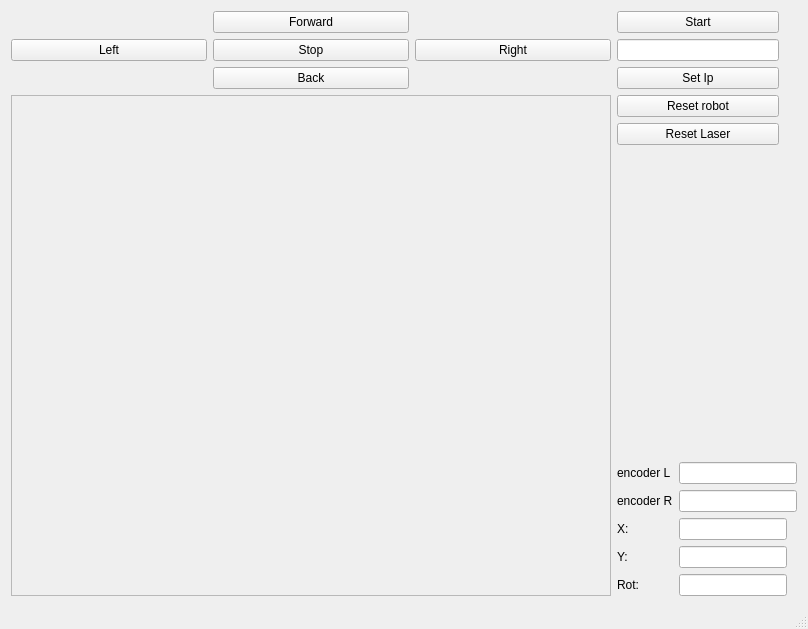
<?xml version="1.0" encoding="UTF-8"?>
<ui version="4.0">
 <class>MainWindow</class>
 <widget class="QMainWindow" name="MainWindow">
  <property name="geometry">
   <rect>
    <x>0</x>
    <y>0</y>
    <width>808</width>
    <height>629</height>
   </rect>
  </property>
  <property name="windowTitle">
   <string>MainWindow</string>
  </property>
  <widget class="QWidget" name="centralWidget">
   <layout class="QGridLayout" name="gridLayout">
    <item row="1" column="1">
     <layout class="QVBoxLayout" name="verticalLayout">
      <item>
       <widget class="QPushButton" name="pushButton_9">
        <property name="sizePolicy">
         <sizepolicy hsizetype="Fixed" vsizetype="Fixed">
          <horstretch>0</horstretch>
          <verstretch>0</verstretch>
         </sizepolicy>
        </property>
        <property name="minimumSize">
         <size>
          <width>162</width>
          <height>0</height>
         </size>
        </property>
        <property name="text">
         <string>Start</string>
        </property>
       </widget>
      </item>
      <item>
       <widget class="QLineEdit" name="lineEdit">
        <property name="sizePolicy">
         <sizepolicy hsizetype="Fixed" vsizetype="Fixed">
          <horstretch>0</horstretch>
          <verstretch>0</verstretch>
         </sizepolicy>
        </property>
        <property name="minimumSize">
         <size>
          <width>162</width>
          <height>0</height>
         </size>
        </property>
       </widget>
      </item>
      <item>
       <widget class="QPushButton" name="pushButton">
        <property name="sizePolicy">
         <sizepolicy hsizetype="Fixed" vsizetype="Fixed">
          <horstretch>0</horstretch>
          <verstretch>0</verstretch>
         </sizepolicy>
        </property>
        <property name="minimumSize">
         <size>
          <width>162</width>
          <height>0</height>
         </size>
        </property>
        <property name="text">
         <string>Set Ip</string>
        </property>
       </widget>
      </item>
     </layout>
    </item>
    <item row="1" column="0">
     <layout class="QGridLayout" name="gridLayout_2">
      <item row="1" column="2">
       <widget class="QPushButton" name="pushButton_5">
        <property name="sizePolicy">
         <sizepolicy hsizetype="Expanding" vsizetype="Fixed">
          <horstretch>0</horstretch>
          <verstretch>0</verstretch>
         </sizepolicy>
        </property>
        <property name="text">
         <string>Right</string>
        </property>
       </widget>
      </item>
      <item row="0" column="1">
       <widget class="QPushButton" name="pushButton_2">
        <property name="sizePolicy">
         <sizepolicy hsizetype="Expanding" vsizetype="Fixed">
          <horstretch>0</horstretch>
          <verstretch>0</verstretch>
         </sizepolicy>
        </property>
        <property name="text">
         <string>Forward</string>
        </property>
       </widget>
      </item>
      <item row="1" column="0">
       <widget class="QPushButton" name="pushButton_6">
        <property name="sizePolicy">
         <sizepolicy hsizetype="Expanding" vsizetype="Fixed">
          <horstretch>0</horstretch>
          <verstretch>0</verstretch>
         </sizepolicy>
        </property>
        <property name="text">
         <string>Left</string>
        </property>
       </widget>
      </item>
      <item row="2" column="1">
       <widget class="QPushButton" name="pushButton_3">
        <property name="sizePolicy">
         <sizepolicy hsizetype="Expanding" vsizetype="Fixed">
          <horstretch>0</horstretch>
          <verstretch>0</verstretch>
         </sizepolicy>
        </property>
        <property name="text">
         <string>Back</string>
        </property>
       </widget>
      </item>
      <item row="1" column="1">
       <widget class="QPushButton" name="pushButton_4">
        <property name="sizePolicy">
         <sizepolicy hsizetype="Expanding" vsizetype="Fixed">
          <horstretch>0</horstretch>
          <verstretch>0</verstretch>
         </sizepolicy>
        </property>
        <property name="text">
         <string>Stop</string>
        </property>
       </widget>
      </item>
     </layout>
    </item>
    <item row="2" column="1">
     <layout class="QVBoxLayout" name="verticalLayout_2">
      <item>
       <widget class="QPushButton" name="pushButton_8">
        <property name="sizePolicy">
         <sizepolicy hsizetype="Fixed" vsizetype="Fixed">
          <horstretch>0</horstretch>
          <verstretch>0</verstretch>
         </sizepolicy>
        </property>
        <property name="minimumSize">
         <size>
          <width>162</width>
          <height>0</height>
         </size>
        </property>
        <property name="text">
         <string>Reset robot</string>
        </property>
       </widget>
      </item>
      <item>
       <widget class="QPushButton" name="pushButton_7">
        <property name="sizePolicy">
         <sizepolicy hsizetype="Fixed" vsizetype="Fixed">
          <horstretch>0</horstretch>
          <verstretch>0</verstretch>
         </sizepolicy>
        </property>
        <property name="minimumSize">
         <size>
          <width>162</width>
          <height>0</height>
         </size>
        </property>
        <property name="text">
         <string>Reset Laser</string>
        </property>
       </widget>
      </item>
      <item>
       <spacer name="verticalSpacer">
        <property name="orientation">
         <enum>Qt::Vertical</enum>
        </property>
        <property name="sizeHint" stdset="0">
         <size>
          <width>20</width>
          <height>40</height>
         </size>
        </property>
       </spacer>
      </item>
      <item>
       <layout class="QGridLayout" name="gridLayout_3">
        <item row="2" column="0">
         <widget class="QLabel" name="label">
          <property name="text">
           <string>X:</string>
          </property>
         </widget>
        </item>
        <item row="4" column="0">
         <widget class="QLabel" name="label_3">
          <property name="text">
           <string>Rot:</string>
          </property>
         </widget>
        </item>
        <item row="3" column="0">
         <widget class="QLabel" name="label_2">
          <property name="text">
           <string>Y:</string>
          </property>
         </widget>
        </item>
        <item row="3" column="1">
         <widget class="QLineEdit" name="lineEdit_3">
          <property name="sizePolicy">
           <sizepolicy hsizetype="Fixed" vsizetype="Fixed">
            <horstretch>0</horstretch>
            <verstretch>0</verstretch>
           </sizepolicy>
          </property>
          <property name="focusPolicy">
           <enum>Qt::NoFocus</enum>
          </property>
          <property name="readOnly">
           <bool>true</bool>
          </property>
         </widget>
        </item>
        <item row="4" column="1">
         <widget class="QLineEdit" name="lineEdit_4">
          <property name="sizePolicy">
           <sizepolicy hsizetype="Fixed" vsizetype="Fixed">
            <horstretch>0</horstretch>
            <verstretch>0</verstretch>
           </sizepolicy>
          </property>
          <property name="focusPolicy">
           <enum>Qt::NoFocus</enum>
          </property>
          <property name="readOnly">
           <bool>true</bool>
          </property>
         </widget>
        </item>
        <item row="0" column="0">
         <widget class="QLabel" name="label_4">
          <property name="text">
           <string>encoder L</string>
          </property>
         </widget>
        </item>
        <item row="0" column="1">
         <widget class="QLineEdit" name="lineEdit_5"/>
        </item>
        <item row="1" column="0">
         <widget class="QLabel" name="label_5">
          <property name="text">
           <string>encoder R</string>
          </property>
         </widget>
        </item>
        <item row="1" column="1">
         <widget class="QLineEdit" name="lineEdit_6"/>
        </item>
        <item row="2" column="1">
         <widget class="QLineEdit" name="lineEdit_2">
          <property name="sizePolicy">
           <sizepolicy hsizetype="Fixed" vsizetype="Fixed">
            <horstretch>0</horstretch>
            <verstretch>0</verstretch>
           </sizepolicy>
          </property>
          <property name="focusPolicy">
           <enum>Qt::NoFocus</enum>
          </property>
          <property name="readOnly">
           <bool>true</bool>
          </property>
         </widget>
        </item>
       </layout>
      </item>
     </layout>
    </item>
    <item row="2" column="0">
     <widget class="QFrame" name="frame">
      <property name="sizePolicy">
       <sizepolicy hsizetype="MinimumExpanding" vsizetype="Expanding">
        <horstretch>0</horstretch>
        <verstretch>0</verstretch>
       </sizepolicy>
      </property>
      <property name="minimumSize">
       <size>
        <width>600</width>
        <height>450</height>
       </size>
      </property>
      <property name="frameShape">
       <enum>QFrame::StyledPanel</enum>
      </property>
      <property name="frameShadow">
       <enum>QFrame::Raised</enum>
      </property>
     </widget>
    </item>
   </layout>
  </widget>
  <widget class="QStatusBar" name="statusBar"/>
 </widget>
 <layoutdefault spacing="6" margin="11"/>
 <resources/>
 <connections/>
</ui>
